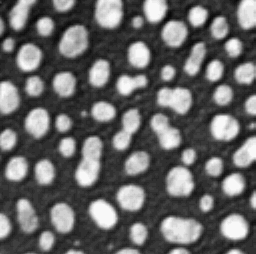
#> input picture data/blobs.tif, 256 x 254 px, found by its file name; the run also reads 1 picture not shown here
$ jupyter execute --allow-errors scenario_otsu_segmentation.ipynb
#> lines starting #> are read from the running program, lines starting #| are printed output that depends on the picture; after the words box and inside, x2 and y2 are one past the last pixel; in counts of white or black regions, pixels touching at a corner belong together
# Scénario : Comparaison de différentes implémentations du même algorithme de seuillage
Dans ce notebook, nous allons comparer différentes implémentations du même algorithme. Comme exemple, nous sélectionnons la méthode d'Otsu pour le seuillage binaire en combinaison avec [l'étiquetage des composantes connexes](https://en.wikipedia.org/wiki/Connected-component_labeling). L'algorithme a été publié il y a plus de 40 ans et on pourrait supposer que toutes les implémentations courantes de cet algorithme montrent des résultats identiques.

## Voir aussi
* [A Threshold Selection Method from Gray-Level Histograms (N. Otsu 1979)](https://ieeexplore.ieee.org/document/4310076)

[cell 1]
from skimage.io import imread, imshow, imsave
from skimage.filters import threshold_otsu
from skimage.measure import label
from skimage.color import label2rgb

## Implémentation 1 : ImageJ

Comme première implémentation, nous examinons [ImageJ](https://imagej.nih.gov/ij/index.html). Nous l'utiliserons dans le cadre de la [distribution Fiji](https://fiji.sc/). Le code [Macro ImageJ](https://imagej.nih.gov/ij/developer/macro/macros.html) suivant ouvre "blobs.tif", le seuille en utilisant la méthode d'Otsu et applique l'étiquetage des composantes connexes. L'image étiquetée résultante est enregistrée sur le disque. Vous pouvez exécuter ce script dans l'éditeur de scripts de Fiji en cliquant sur `File > New > Script`.

**Note :** Lors de l'exécution de ce script, vous devez adapter le chemin des données d'image pour qu'il fonctionne sur votre ordinateur.

#> (a cell that did not finish here is left out)

Le résultat ressemble alors à ceci :

[cell 3]
imagej_label_image = imread("blobs_labels_imagej.tif")
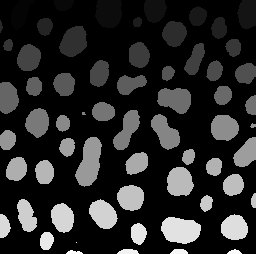
#> imagej_label_image: shape (254, 256) uint16; min 0, max 63, mean 10.2; drawn with min black and max white
visualization = label2rgb(imagej_label_image, bg_label=0)
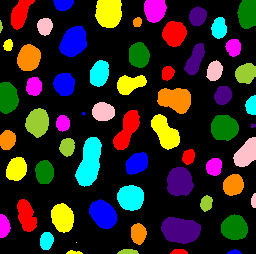
#> visualization: shape (254, 256, 3) float64; mean R, G, B 0.178, 0.153, 0.135
imshow(visualization)

## Implémentation 2 : scikit-image
Comme deuxième implémentation, nous utiliserons [scikit-image](https://scikit-image.org/). Comme il peut être utilisé à partir de notebooks Jupyter, nous pouvons également examiner de près le flux de travail.

Nous commençons par charger et visualiser l'image brute des blobs.

[cell 4]
blobs_image = imread("blobs.tif")
#> blobs_image is the input picture: shape (254, 256); min 8, max 248, mean 103.3
imshow(blobs_image, cmap="Greys_r")

La méthode [`threshold_otsu`](https://scikit-image.org/docs/dev/api/skimage.filters.html?highlight=threshold%20otsu#skimage.filters.threshold_otsu) est ensuite utilisée pour binariser l'image.

[cell 5]
# déterminer le seuil
threshold = threshold_otsu(blobs_image)
#> threshold = 120

# appliquer le seuil
binary_image = blobs_image > threshold
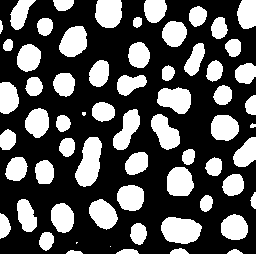
#> binary_image: shape (254, 256) bool; 34.2% white; 64 white regions (3 under 20 px), largest, box (x1, y1, x2, y2) and area: (75, 137, 102, 187) 902, (161, 217, 202, 244) 858, (157, 87, 191, 114) 676

imshow(binary_image)

Pour l'étiquetage des composantes connexes, nous utilisons la méthode [`label`](https://scikit-image.org/docs/dev/api/skimage.measure.html?highlight=label#skimage.measure.label). La visualisation de l'image étiquetée est produite en utilisant la méthode [`label2rgb`]().

[cell 6]
# étiquetage des composantes connexes
skimage_label_image = label(binary_image)
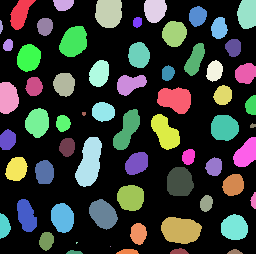
#> skimage_label_image: shape (254, 256) int32; 65 distinct labels, from 0 to 64; one colour per label, 0 black

# visualiser en couleurs
visualization = label2rgb(skimage_label_image, bg_label=0)
imshow(visualization)

Pour comparer les images plus tard, nous enregistrons également celle-ci sur le disque.

[cell 7]
imsave("blobs_labels_skimage.tif", skimage_label_image)

## Implémentation 3 : clesperanto / python
La troisième implémentation du même flux de travail s'exécute également à partir de python et utilise [pyclesperanto](https://github.com/clEsperanto/pyclesperanto_prototype).

**Note :** Lors de l'exécution de ce script, vous devez adapter le chemin des données d'image pour qu'il fonctionne sur votre ordinateur.

[cell 8]
import pyclesperanto_prototype as cle

#> (the rest of this cell did not finish here and is left out)

Nous enregistrerons également cette image pour une comparaison ultérieure.

#> (a cell that did not finish here is left out)

## Implémentation 4 : clesperanto / Jython

La quatrième implémentation utilise clesperanto dans Fiji. Pour faire fonctionner ce script dans Fiji, veuillez activer les sites de mise à jour clij, [clij2](https://clij.github.io/) et [clijx-assistant](https://clij.github.io/clijx-assistant/) dans votre Fiji. Vous remarquerez peut-être que ce script est identique au précédent. Seule la sauvegarde du résultat fonctionne différemment.

**Note :** Lors de l'exécution de ce script, vous devez adapter le chemin des données d'image pour qu'il fonctionne sur votre ordinateur.

#> (a cell that did not finish here is left out)

Nous examinerons également le résultat de ce flux de travail :

[cell 11]
imagej_label_image = imread("blobs_labels_clesperanto_imagej.tif")
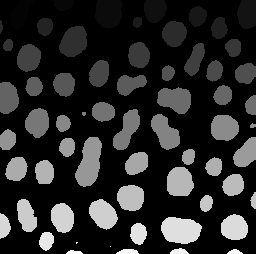
#> input picture docs/29_algorithm_validation/blobs_labels_clesperanto_imagej.tif, 256 x 254 px, found by its file name
#> imagej_label_image is the input picture: shape (254, 256) float32; min 0, max 64, mean 10.6
visualization = label2rgb(imagej_label_image, bg_label=0)
imshow(visualization)
